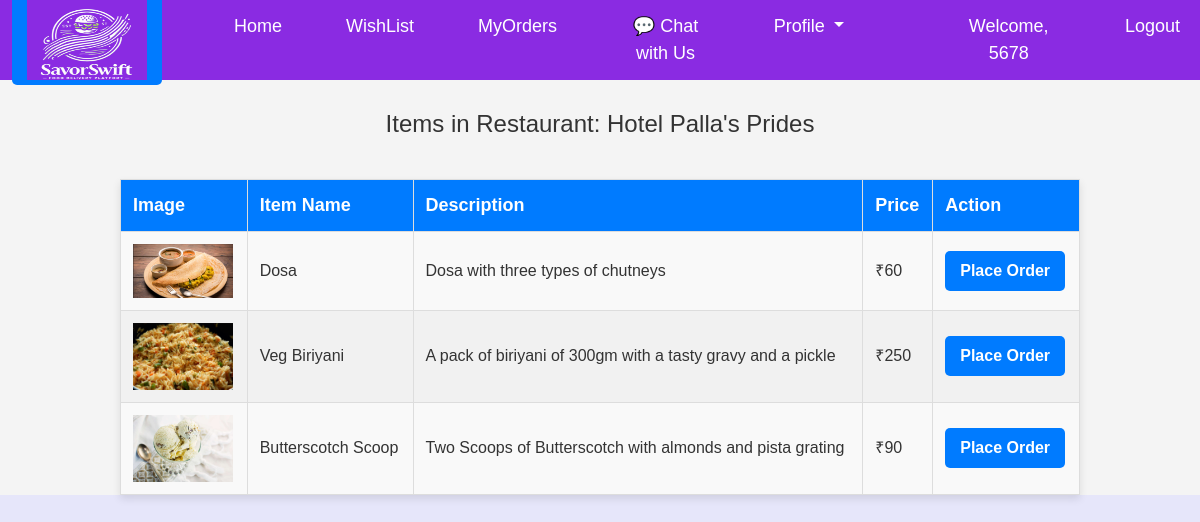
Page /customerapp/restaurants/3/items/ (signed in) on the earlier database version.
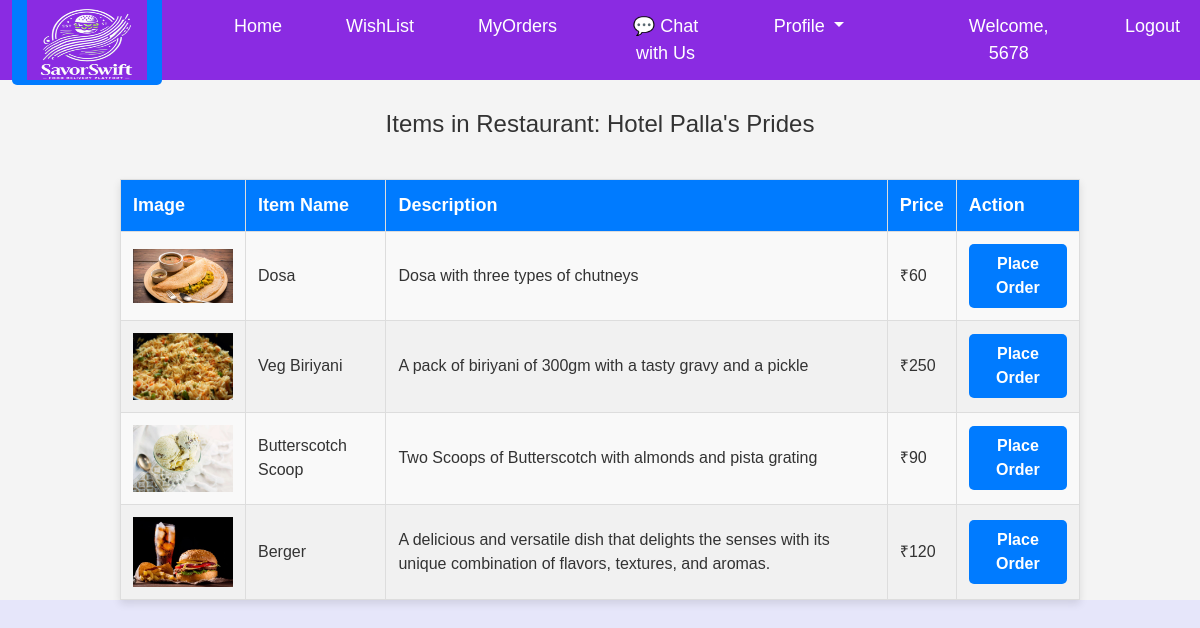
Same page on the later database version.
### restaurantapp/models.py (models this page shows, shortened)
class Item(models.Model):
    name = models.CharField(max_length=255)
    image = models.ImageField(upload_to='item_images/')
    price=models.BigIntegerField(default=0)
    description = models.TextField()
    restaurant_user = models.ForeignKey(User, on_delete=models.CASCADE)

### customerapp/views.py (the view)
# urls.py: path('restaurants/<int:restaurant_id>/items/', views.restaurant_items, name='restaurant_items'),
@login_required
def restaurant_items(request, restaurant_id):
    restaurant = get_object_or_404(User, id=restaurant_id)
    if len(restaurant.username) != 4:
        return render(request, 'customerapp/restaurantitems.html', {'error': 'Invalid restaurant'})
    items = Item.objects.filter(restaurant_user=restaurant)  # Adjust field name to match your model
    return render(request, 'customerapp/restaurantitems.html', {'restaurant': restaurant, 'items': items})

### templates/customerapp/restaurantitems.html (shortened to what this page needs)
{% extends 'navbar/customernavbar.html' %}
{% load static %}
    {% block body %}
</head>
<body>
    <h3>Items in Restaurant: {{ restaurant.first_name }}  {{ restaurant.last_name }}</h3>
    <table>
        <thead>
            <tr><th>Image</th>
                <th>Item Name</th>
                <th>Description</th>
                <th>Price</th>
                <th>Action</th>
            </tr>
        </thead>
        <tbody>
            {% for item in items %}
                <tr>
                    <td><img src="{{ item.image.url }}" alt="{{ item.name }}" style="max-width: 100px; max-height: 100px;"></td>
                    <td>{{ item.name }}</td>
                    <td>{{ item.description }}</td>
                    <td>₹{{ item.price }}</td>
                    <td>
                        <a href="{% url 'customerapp:place_order' item.id %}">Place Order</a>
                    </td>
                </tr>
            {% empty %}
                <tr>
                    <td colspan="4" style="text-align:center; color: #888;">No items available.</td>
                </tr>
            {% endfor %}
        </tbody>
    </table>
</body>
{% endblock %}

Differences in the rows shown:
added Item: image (picture), name "Berger", description "A delicious and versatile dish that delights the senses with its unique combination of flavors, textures, and aromas.", price "120"
